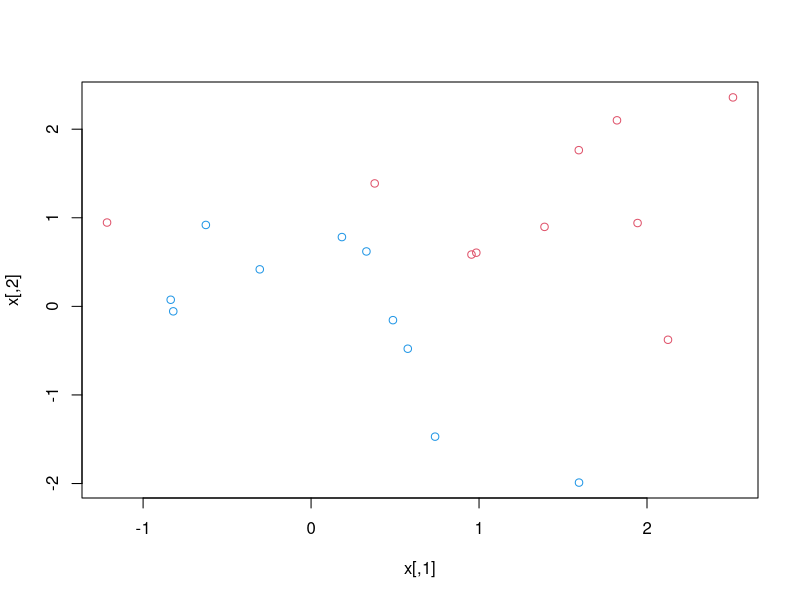
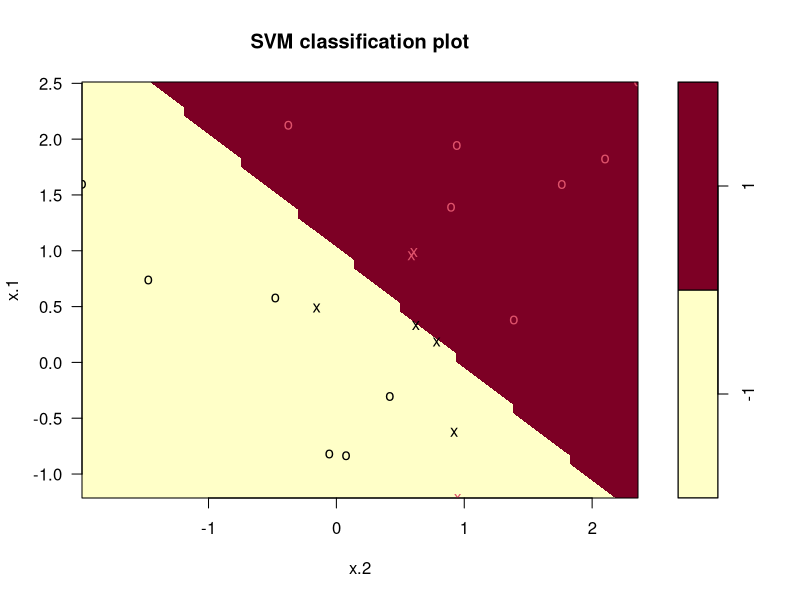
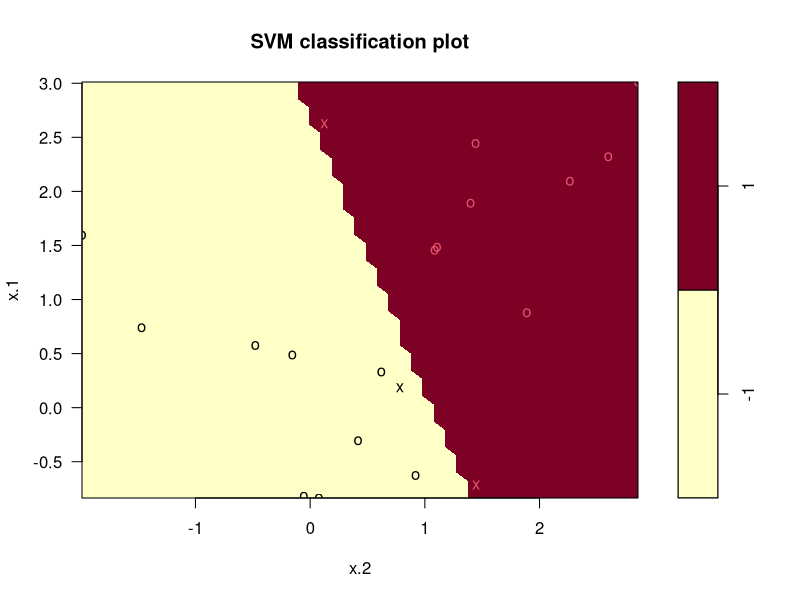
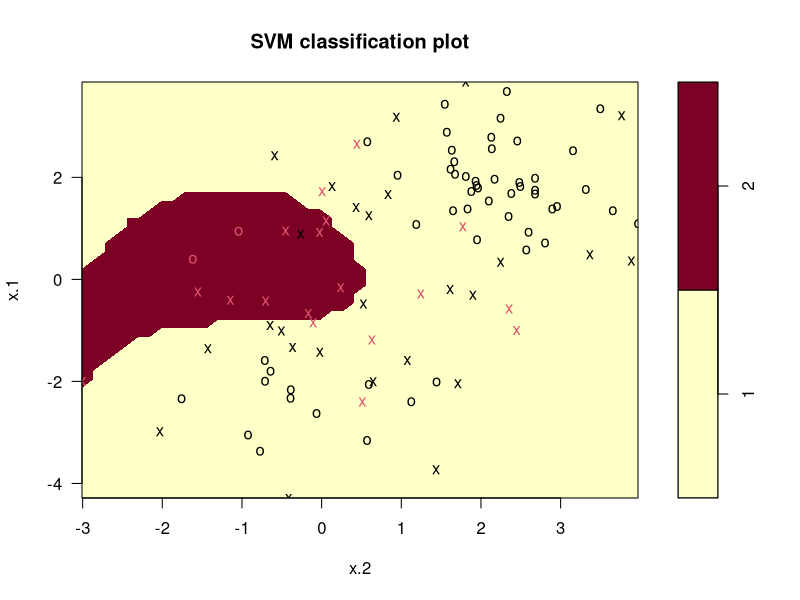
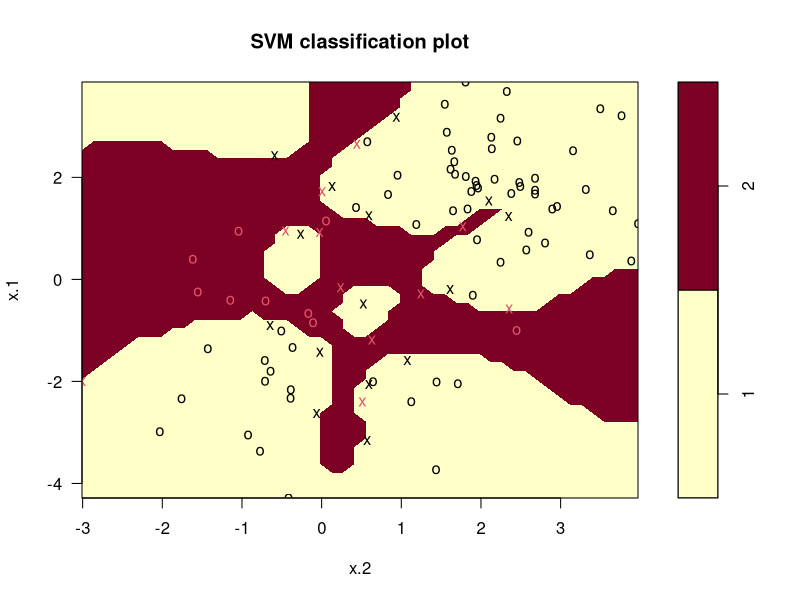
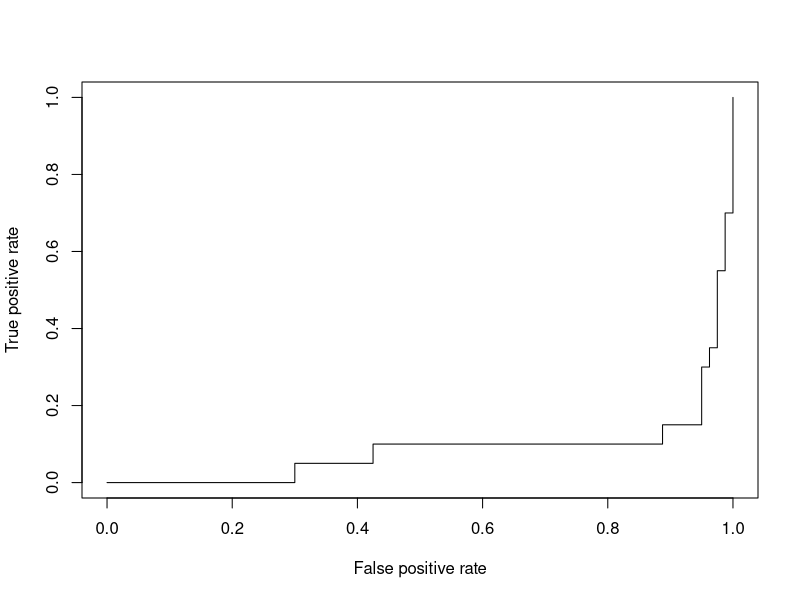
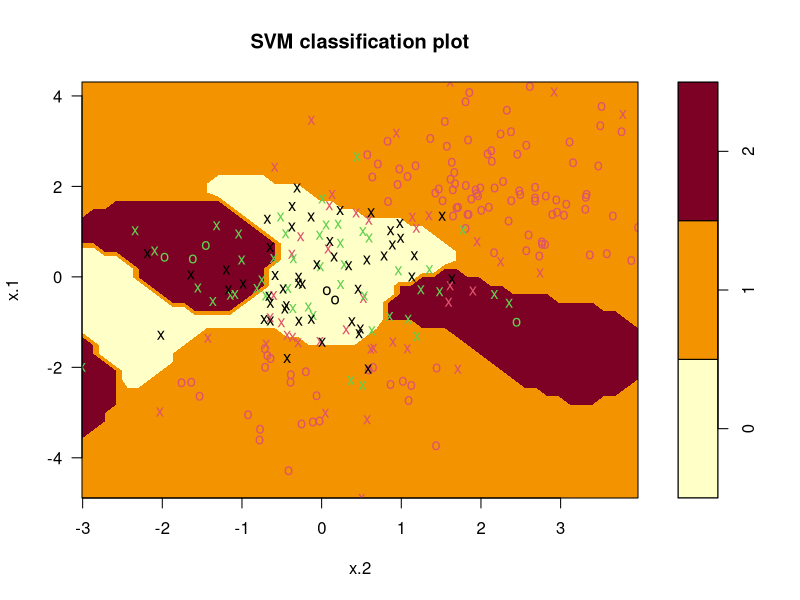

These figures' R source, in order: (Note: this script raises an error after producing the figures.)
library(e1071)
library(ROCR)


set.seed(1)

x <- matrix(rnorm(20 * 2), 20, 2)
y <- c(rep(-1, 10), rep(1, 10))

x[y == 1, ]<- x[y == 1, ] + 1

plot(x, col=3 - y)


# Not linearly separable


df <- data.frame(x = x, y = as.factor(y))


model <- svm(y ~ ., data = df, kernel = "linear", cost = 10)


plot(model, df)

model <- svm(y ~ ., data = df, kernel = "linear", cost = 0.1)

cv_model <- tune(svm, y ~ ., data = df, kernel = "linear", ranges = list(cost = c(0.001, 0.01, 0.1, 1, 5, 10, 100)))

model <- cv_model$best.model

x_test <- matrix(rnorm(20 * 2), 20, 2)
y_test <- c(rep(-1, 10), rep(1, 10))

x_test[y_test == 1, ] <- x_test[y_test == 1, ] + 1

df_test <- data.frame(x = x_test, y = y_test)

preds <- predict(model, df_test)

table(preds, df_test$y)

# 3 misclassifications

x[y == 1, ] <- x[y == 1] + 0.5

df <- data.frame(x = x, y = as.factor(y))

# Maximal margin hyperplane (margin is very small)
model <- svm(y ~ ., data = df, cost = 1e5, kernel = "linear")


plot(model, df)


x <- matrix(rnorm(200 * 2), ncol = 2)
x[1:100, ] <- x[1:100, ] + 2
x[101:150] <- x[101:150] - 2
y <- c(rep(1, 150), rep(2, 50))


df <- data.frame(x = x, y = as.factor(y))

train_idx <- sample(200, 100)

df_train <- df[train_idx, ]
df_test <- df[-train_idx, ]

model <- svm(y ~ ., data = df_train, kernel = "radial", gamma = 1, cost = 1)

plot(model, df_train)

model <- svm(y ~ ., data = df_train, kernel = "radial", gamma = 1, cost = 1e5)

plot(model, df_train)

tuned_model <- tune(svm, y ~ ., data = df_train, kernel = "radial", ranges = list(cost = c(0.1, 1, 10, 100, 1000), gamma = c(0.5, 1, 2, 3, 4)))


preds <- predict(tuned_model$best.model, df_test)

table(preds, df_test$y)


rocplot <- function(pred, truth, ...) {
  predob <- prediction(pred, truth)
  plot(performance(predob, "tpr", "fpr"))
}


model <- svm(y ~ ., data = df_train, kernel = "radial", gamma = 2, cost = 1, decision.values = TRUE)


fitted_values <- attributes(predict(model, df_train, decision.values = TRUE))$decision.values

rocplot(fitted_values, df_train$y)


x <- rbind(x, matrix(rnorm(50 * 2), ncol = 2))

y <- c(y, rep(0, 50))

# One vs one
df <- data.frame(x = x, y = as.factor(y))

model <- svm(y ~ ., data = df, kernel = "radial", cost = 10, gamma = 1)

plot(model, df)

df <- data.frame(x = Khan$xtrain, y = as.factor(Khan$ytrain))

model <- svm(y ~ ., data = df, kernel = "linear", cost = 10)


table(model$fitted, df$y)

# No training errors due to high dimensionality of data

df_test <- data.frame(x = Khan$xtest, y = as.factor(Khan$ytest))

preds <- predict(model, df_test)

table(preds, df_test$y)


# 2 errors



# Applied

x <- matrix(rnorm(200 * 2), 200, 2)
y <- c(rep(0, 100), rep(1, 100))
x[1:50, ] <- x[1:50, ] + 2
x[51:100, ] <- x[51:100, ] - 2

plot(x[, 1], x[, 2])

df <- data.frame(x = x, y = as.factor(y))

train_idx <- sample(nrow(df), nrow(df) %/% 2)

df_train <- df[train_idx, ]
df_test <- df[-train_idx, ]


ggplot(data = df_train) +
  geom_point(aes(x = x.1, y = x.2, color = y))


linear_model <- svm(y ~ ., data = df_train, kernel = "linear", cost = 10)

plot(linear_model, df_train)

# Terrible

radial_model <- svm(y ~ ., data = df_train, kernel = "radial", cost = 10)

# much better
polynomial_model <- svm(y ~ ., data = df_train, kernel = "polynomial", cost = 10, degree = 2)

 # Also better


preds_polynomial <- predict(polynomial_model, df_test)

table(preds_polynomial, df_test$y)

# Good

table(predict(radial_model, df_test), df_test$y)

table(predict(linear_model, df_test), df_test$y)

# predicts everything to be 1


x1 <- runif(500) - 0.5
x2 <- runif(500) - 0.5

y <- 1 * ((x1 ^ 2 - x2 ^ 2) > 0 )

plot(x1, x2, col = 3 - y)
# looks pretty non-linear


logistic_regression_model <- glm(y ~ x1 + x2, family = "binomial")


preds <- predict(logistic_regression_model, type = "response")

preds <- ifelse(preds >= 0.5, 1, 0)


plot(x1, x2, col = 3 - preds)


logistic_regression_model <- glm(y ~ I(x1 ^ 2) + I(x2 ^ 2), family = "binomial")

preds <- predict(logistic_regression_model, type = "response")

preds <- ifelse(preds >= 0.5, 1, 0)

plot(x1, x2, col = 3 - preds)


# Huge standard errors but good predictions

model <- svm(y ~ x1 + x2, kernel = "linear")

preds <- predict(model)

preds <- ifelse(preds >= 0.5, 1, 0)

plot(x1, x2, col = 3 - preds)

# Linear
model <- svm(y ~ x1 + x2, kernel = "radial")

preds <- predict(model)

preds <- ifelse(preds >= 0.5, 1, 0)

plot(x1, x2, col = 3 - preds)

set.seed(1)
x <- matrix(rnorm(200 * 2), 200, 2)
x[1:100] <- x[1:100] + 5
y <- c(rep(0, 100), rep(1, 100))


plot(x, col = 2 - y)


cv_models <- tune(svm, x, as.factor(y), kernel = "linear", ranges = list(cost = c(0.001, 0.1, 0.05, 1, 10, 100, 1e5)))

# Error is very high for low C and for high C

x <- matrix(rnorm(200 * 2), 200, 2)
x[1:100] <- x[1:100] + 5
y <- c(rep(0, 100), rep(1, 100))

preds <- predict(cv_models$best.model, x)


table(preds, y)

Auto$dep_var <- as.factor(ifelse(Auto$mpg >= median(Auto$mpg), 1, 0))

model <- svm(dep_var ~ . -mpg, kernel = "linear", data = Auto)

tuned_model <- tune(svm, dep_var ~ . -mpg, data = Auto, kernel = "linear", ranges = list(cost = c(0.001, 0.1, 0.05, 1, 10, 100, 1e5)))


summary(tuned_model)

# Parameter tuning of ‘svm’:
#
# - sampling method: 10-fold cross validation
#
# - best parameters:
#  cost
#     1
#
# - best performance: 0.09429487
#
# - Detailed performance results:
#    cost      error dispersion
# 1 1e-03 0.12743590 0.04137670
# 2 1e-01 0.09685897 0.03752960
# 3 5e-02 0.09685897 0.03752960
# 4 1e+00 0.09429487 0.04964301
# 5 1e+01 0.11198718 0.06341659
# 6 1e+02 0.12980769 0.06460293
# 7 1e+05 0.11980769 0.05635070


tuned_model <- tune(svm, dep_var ~ . -mpg, data = Auto, ranges = list(cost = c(0.001, 0.1, 0.05, 1, 10, 100, 1e5), gamma = c(0.01, 0.1, 1), degree = c(3, 4, 5), kernel = c("polynomial", "radial")))


# radial kernel had best performance

train_idx <- sample(nrow(OJ), 800)

df_train <- OJ[train_idx, ]
df_test <- OJ[-train_idx, ]

model <- svm(Purchase ~ ., data = df_train, kernel = "linear", cost = 0.01)


preds_train <- predict(model)

table(preds_train, df_train$Purchase)

preds_test <- predict(model, df_test)

table(preds_test, df_test$Purchase)
# preds_test  CH  MM
#         CH 140  25
#         MM  21  84


tuned_cv <- tune(svm, Purchase ~ ., data = df_train,  kernel = "linear", ranges = list(cost = c(0.01, 0.1, 1, 5, 10)))


tuned_cv
# Parameter tuning of ‘svm’:
#
# - sampling method: 10-fold cross validation
#
# - best parameters:
#  cost
#     5
#
# - best performance: 0.1625

tuned_cv <- tune(svm, Purchase ~ ., data = df_train,  kernel = "radial", ranges = list(cost = c(0.01, 0.1, 1, 5, 10)))


# Parameter tuning of ‘svm’:
#
# - sampling method: 10-fold cross validation
#
# - best parameters:
#  cost
#     1
#
# - best performance: 0.1675



tuned_cv <- tune(svm, Purchase ~ ., data = df_train,  kernel = "polynomial", degree = 2, ranges = list(cost = c(0.01, 0.1, 1, 5, 10)))


# all are pretty similar
